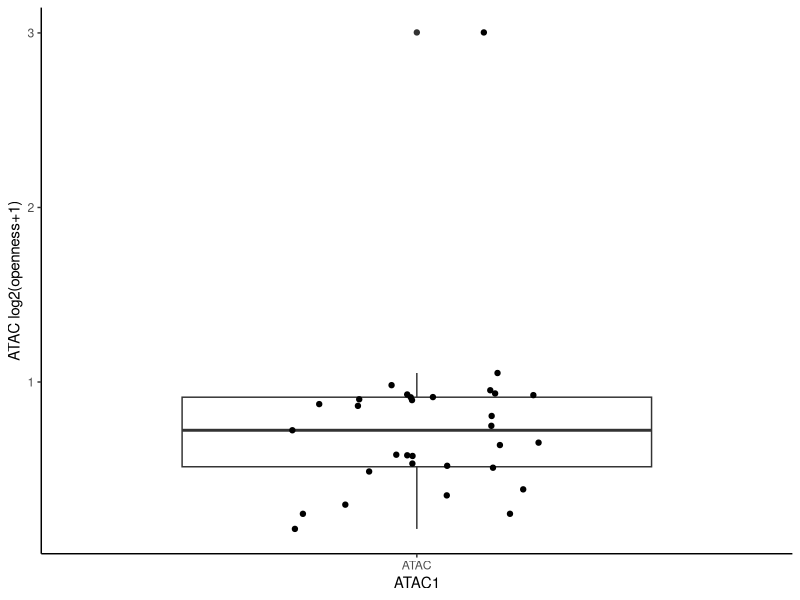

The R source for this figure: (Note: this script raises an error after producing the figure.)
library(ggplot2)
# setwd('E:\\mine\\work\\pancreatic\\version3\\code\\Fig5\\D-box-RIMBP2')
data=read.table('RIMBP2.txt',sep='\t',header=TRUE,row.names=1)

p<-ggplot(data,aes(ATAC1,log(ATAC+1,2)))+labs( y= 'ATAC log2(openness+1)')+geom_boxplot( fill="white") +geom_jitter(width = 0.2)+
	#scale_fill_brewer(palette="Dark2") +
	theme_classic()+theme(legend.position='bottom',axis.text.x = element_text())
pdf("RIMBP2.pdf",width=2,height=3)
grid.draw(p)
dev.off()

p<-ggplot(data,aes(RNA1,log(RIMBP2+1,2)))+labs(y= 'RNA log2(FPKM+1)')+geom_boxplot( fill="white") +geom_jitter(width = 0.2)+
	#scale_fill_brewer(palette="Dark2") +
	theme_classic()+theme(legend.position='bottom',axis.text.x = element_text())
pdf("RIMBP2-RNA.pdf",width=2,height=3)
grid.draw(p)
dev.off()


